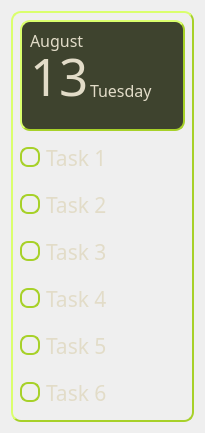
     <widget class="QWidget" name="rightDashboardContainer" native="true">
      <property name="maximumSize">
       <size>
        <width>200</width>
        <height>16777215</height>
       </size>
      </property>
      <layout class="QVBoxLayout" name="verticalLayout_2">
       <item>
        <widget class="QWidget" name="rightDashboardSubContainer" native="true">
         <property name="styleSheet">
          <string notr="true">
border-color: rgb(167, 209, 41);
border-width: 2px;
border-radius: 10px;
border-style: outset;</string>
         </property>
         <layout class="QVBoxLayout" name="verticalLayout_7">
          <item>
           <widget class="QFrame" name="frame_10">
            <property name="minimumSize">
             <size>
              <width>165</width>
              <height>111</height>
             </size>
            </property>
            <property name="maximumSize">
             <size>
              <width>165</width>
              <height>111</height>
             </size>
            </property>
            <property name="styleSheet">
             <string notr="true">background-color: #3E432E;</string>
            </property>
            <property name="frameShape">
             <enum>QFrame::Shape::StyledPanel</enum>
            </property>
            <property name="frameShadow">
             <enum>QFrame::Shadow::Raised</enum>
            </property>
            <widget class="QLabel" name="label_13">
             <property name="geometry">
              <rect>
               <x>10</x>
               <y>20</y>
               <width>61</width>
               <height>71</height>
              </rect>
             </property>
             <property name="font">
              <font>
               <family>Panton-Trial Black</family>
               <pointsize>38</pointsize>
              </font>
             </property>
             <property name="styleSheet">
              <string notr="true">color: rgb(226, 220, 200);
border-color: rgb(39, 39, 39);
border-width: 0px;</string>
             </property>
             <property name="text">
              <string>13</string>
             </property>
            </widget>
            <widget class="QLabel" name="label_14">
             <property name="geometry">
              <rect>
               <x>70</x>
               <y>60</y>
               <width>91</width>
               <height>21</height>
              </rect>
             </property>
             <property name="font">
              <font>
               <family>Panton-Trial SemiBold</family>
               <pointsize>12</pointsize>
              </font>
             </property>
             <property name="styleSheet">
              <string notr="true">color: rgb(226, 220, 200);
border-color: rgb(39, 39, 39);
border-width: 0px;</string>
             </property>
             <property name="text">
              <string>Tuesday</string>
             </property>
            </widget>
            <widget class="QLabel" name="label_15">
             <property name="geometry">
              <rect>
               <x>10</x>
               <y>10</y>
               <width>71</width>
               <height>21</height>
              </rect>
             </property>
             <property name="font">
              <font>
               <family>Panton-Trial SemiBold</family>
               <pointsize>12</pointsize>
              </font>
             </property>
             <property name="styleSheet">
              <string notr="true">color: rgb(226, 220, 200);
border-color: rgb(39, 39, 39);
border-width: 0px;</string>
             </property>
             <property name="text">
              <string>August</string>
             </property>
            </widget>
           </widget>
          </item>
          <item>
           <widget class="QCheckBox" name="checkBox">
            <property name="minimumSize">
             <size>
              <width>161</width>
              <height>41</height>
             </size>
            </property>
            <property name="maximumSize">
             <size>
              <width>161</width>
              <height>41</height>
             </size>
            </property>
            <property name="font">
             <font>
              <family>Panton-Trial</family>
              <pointsize>16</pointsize>
             </font>
            </property>
            <property name="styleSheet">
             <string notr="true">QCheckBox{
	color: rgb(226, 220, 200);
}

QCheckBox::indicator {
    width: 16px;
    height: 16px;
    border-radius: 8px;
    border-style: solid;
    border-width: 2px;
    border-color: #A7D129;

}

QCheckBox::indicator:checked {
	 width: 16px;
    height: 16px;
    border-radius: 8px;
    border-style: solid;
    border-width: 2px;
    border-color: #A7D129;
	background-color: #616F39;
	
	
	image: url(:/Icons/check.svg);
}

QCheckBox{
border-width: 0px;
}</string>
            </property>
            <property name="text">
             <string>Task 1</string>
            </property>
           </widget>
          </item>
          <item>
           <widget class="QCheckBox" name="checkBox_2">
            <property name="minimumSize">
             <size>
              <width>161</width>
              <height>41</height>
             </size>
            </property>
            <property name="maximumSize">
             <size>
              <width>161</width>
              <height>41</height>
             </size>
            </property>
            <property name="font">
             <font>
              <family>Panton-Trial</family>
              <pointsize>16</pointsize>
             </font>
            </property>
            <property name="styleSheet">
             <string notr="true">QCheckBox{
	color: rgb(226, 220, 200);
}

QCheckBox::indicator {
    width: 16px;
    height: 16px;
    border-radius: 8px;
    border-style: solid;
    border-width: 2px;
    border-color: #A7D129;

}

QCheckBox::indicator:checked {
	 width: 16px;
    height: 16px;
    border-radius: 8px;
    border-style: solid;
    border-width: 2px;
    border-color: #A7D129;
	background-color: #616F39;
	
	
	image: url(:/Icons/check.svg);
}

QCheckBox{
border-width: 0px;
}</string>
            </property>
            <property name="text">
             <string>Task 2</string>
            </property>
           </widget>
          </item>
          <item>
           <widget class="QCheckBox" name="checkBox_3">
            <property name="minimumSize">
             <size>
              <width>161</width>
              <height>41</height>
             </size>
            </property>
            <property name="maximumSize">
             <size>
              <width>161</width>
              <height>41</height>
             </size>
            </property>
            <property name="font">
             <font>
              <family>Panton-Trial</family>
              <pointsize>16</pointsize>
             </font>
            </property>
            <property name="styleSheet">
             <string notr="true">QCheckBox{
	color: rgb(226, 220, 200);
}

QCheckBox::indicator {
    width: 16px;
    height: 16px;
    border-radius: 8px;
    border-style: solid;
    border-width: 2px;
    border-color: #A7D129;

}

QCheckBox::indicator:checked {
	 width: 16px;
    height: 16px;
    border-radius: 8px;
    border-style: solid;
    border-width: 2px;
    border-color: #A7D129;
	background-color: #616F39;
	
	
	image: url(:/Icons/check.svg);
}

QCheckBox{
border-width: 0px;
}</string>
            </property>
            <property name="text">
             <string>Task 3</string>
            </property>
           </widget>
          </item>
          <item>
           <widget class="QCheckBox" name="checkBox_4">
            <property name="minimumSize">
             <size>
              <width>161</width>
              <height>41</height>
             </size>
            </property>
            <property name="maximumSize">
             <size>
              <width>161</width>
              <height>41</height>
             </size>
            </property>
            <property name="font">
             <font>
              <family>Panton-Trial</family>
              <pointsize>16</pointsize>
             </font>
            </property>
            <property name="styleSheet">
             <string notr="true">QCheckBox{
	color: rgb(226, 220, 200);
}

QCheckBox::indicator {
    width: 16px;
    height: 16px;
    border-radius: 8px;
    border-style: solid;
    border-width: 2px;
    border-color: #A7D129;

}

QCheckBox::indicator:checked {
	 width: 16px;
    height: 16px;
    border-radius: 8px;
    border-style: solid;
    border-width: 2px;
    border-color: #A7D129;
	background-color: #616F39;
	
	
	image: url(:/Icons/check.svg);
}

QCheckBox{
border-width: 0px;
}</string>
            </property>
            <property name="text">
             <string>Task 4</string>
            </property>
           </widget>
          </item>
          <item>
           <widget class="QCheckBox" name="checkBox_5">
            <property name="minimumSize">
             <size>
              <width>161</width>
              <height>41</height>
             </size>
            </property>
            <property name="maximumSize">
             <size>
              <width>161</width>
              <height>41</height>
             </size>
            </property>
            <property name="font">
             <font>
              <family>Panton-Trial</family>
              <pointsize>16</pointsize>
             </font>
            </property>
            <property name="styleSheet">
             <string notr="true">QCheckBox{
	color: rgb(226, 220, 200);
}

QCheckBox::indicator {
    width: 16px;
    height: 16px;
    border-radius: 8px;
    border-style: solid;
    border-width: 2px;
    border-color: #A7D129;

}

QCheckBox::indicator:checked {
	 width: 16px;
    height: 16px;
    border-radius: 8px;
    border-style: solid;
    border-width: 2px;
    border-color: #A7D129;
	background-color: #616F39;
	
	
	image: url(:/Icons/check.svg);
}

QCheckBox{
border-width: 0px;
}</string>
            </property>
            <property name="text">
             <string>Task 5</string>
            </property>
           </widget>
          </item>
          <item>
           <widget class="QCheckBox" name="checkBox_6">
            <property name="minimumSize">
             <size>
              <width>161</width>
              <height>41</height>
             </size>
            </property>
            <property name="maximumSize">
             <size>
              <width>161</width>
              <height>41</height>
             </size>
            </property>
            <property name="font">
             <font>
              <family>Panton-Trial</family>
              <pointsize>16</pointsize>
             </font>
            </property>
            <property name="styleSheet">
             <string notr="true">QCheckBox{
	color: rgb(226, 220, 200);
}

QCheckBox::indicator {
    width: 16px;
    height: 16px;
    border-radius: 8px;
    border-style: solid;
    border-width: 2px;
    border-color: #A7D129;

}

QCheckBox::indicator:checked {
	 width: 16px;
    height: 16px;
    border-radius: 8px;
    border-style: solid;
    border-width: 2px;
    border-color: #A7D129;
	background-color: #616F39;
	
	
	image: url(:/Icons/check.svg);
}

QCheckBox{
border-width: 0px;
}</string>
            </property>
            <property name="text">
             <string>Task 6</string>
            </property>
           </widget>
          </item>
         </layout>
        </widget>
       </item>
      </layout>
     </widget>
